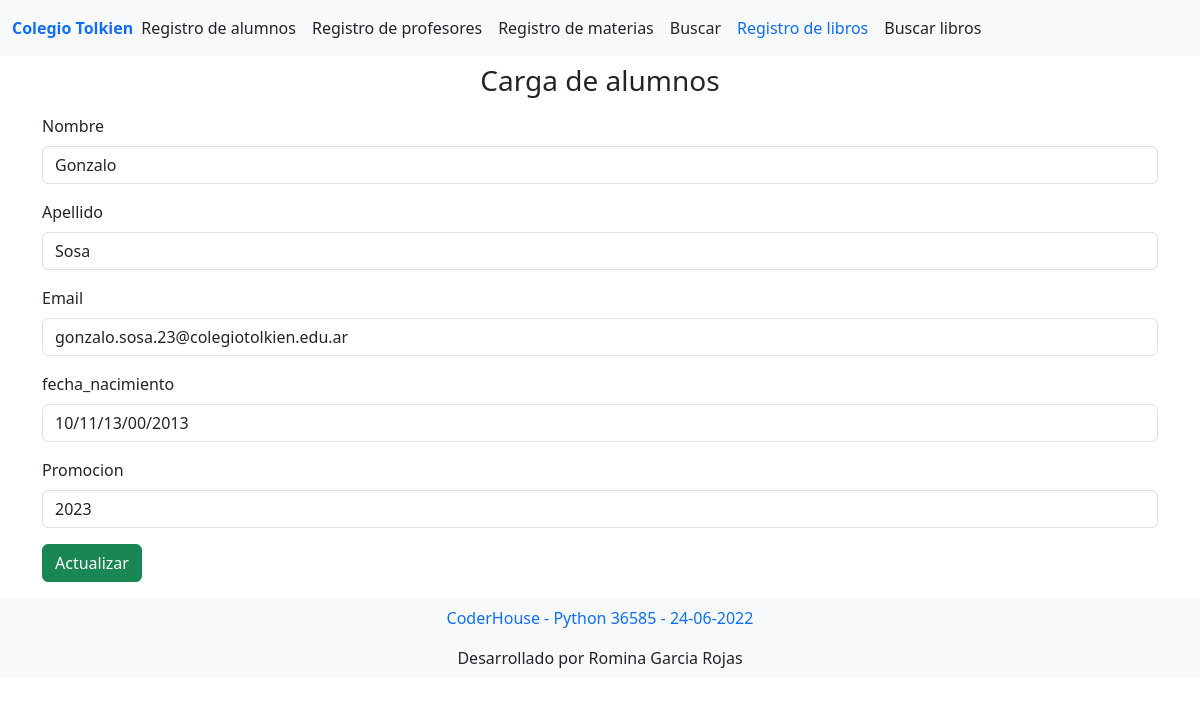
Page /actualizar/6 on the committed database.
### alumnos/models.py (models this page shows)
class Persona(models.Model):
    nombre = models.CharField(max_length=100)
    apellido = models.CharField(max_length=100)
    email = models.CharField(max_length=100)
    fecha_nacimiento = models.DateField()
    promocion = models.IntegerField()

### alumnos/views.py (the view, shortened to what this page needs)
# urls.py: path('actualizar/', views.actualizar, name="actualizar_action"),
def actualizar(request, identificador=''):
    if request.method == "GET":
        persona = get_object_or_404(Persona, pk=int(identificador))
        initial = {
            "id": persona.id,
            "nombre": persona.nombre,
            "apellido": persona.apellido,
            "email": persona.email,
            "fecha_nacimiento": persona.fecha_nacimiento.strftime("%D/%M/%Y"),
            "promocion": persona.promocion,
        }
        form_actualizar = ActualizarPersonaForm(initial=initial)
        return render(request, 'alumnos/form_carga.html', {'form': form_actualizar, 'actualizar': True})

### alumnos/forms.py
class ActualizarPersonaForm(PersonaForm):
    id = forms.IntegerField(widget = forms.HiddenInput())

### alumnos/templates/alumnos/form_carga.html (shortened to what this page needs)
{% extends "alumnos/index.html" %}
{% load bootstrap5 %}
{% block cuerpo %}
<div class="container">
   <div class="row">
     <div class="col">
      <h3 class="py-2 text-dark text-center">Carga de alumnos</h3>
     </div>
     </div>
     <div class="row">
     <div class="col">
        {% if actualizar %}
          <form action="{% url  'actualizar_action' %}" method="post">
        {% else %}
          <form action="{% url  'agregar'%}" method="post">
        {% endif %}
         {% bootstrap_form form %}
         {% if actualizar %}
         {% bootstrap_button "Actualizar" button_type="submit" button_class="btn-success" href=actualizar_url %}
       {% endif %}
      </form>
     </div>
   </div>
 </div>
{% endblock %}

### rows in the picture
Persona: nombre "Gonzalo", apellido "Sosa", email "gonzalo.sosa.23@colegiotolkien.edu.ar", fecha_nacimiento "10/11/13/00/2013", promocion "2023"
